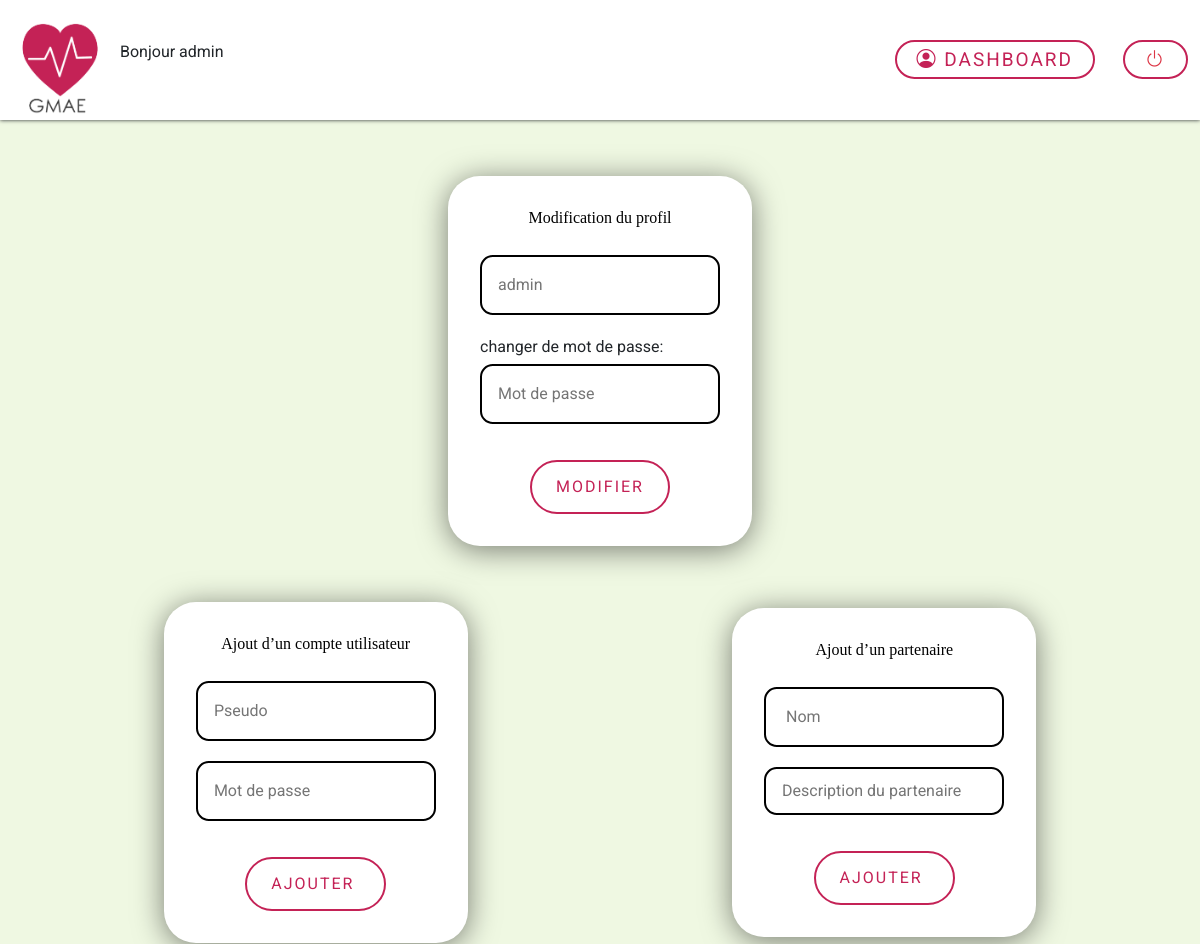
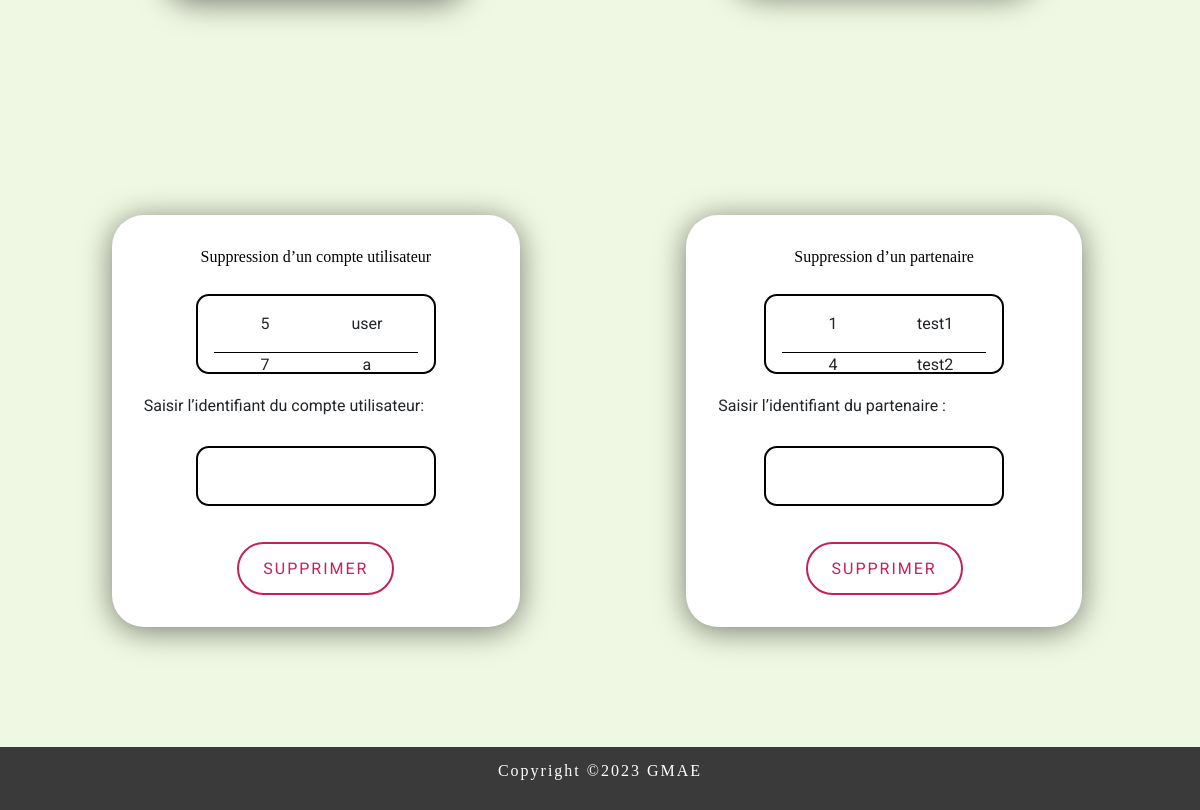
The app's page /view/admin.php (signed in) with its own data (2 pictures, top to bottom).
### tables this page shows
CREATE TABLE `users` (
  `id_user` int(11) NOT NULL,
  `nom` varchar(255) NOT NULL,
  `prenom` varchar(255) NOT NULL,
  `username` varchar(255) NOT NULL,
  `password` varchar(255) NOT NULL,
  `question` varchar(255) NOT NULL,
  `reponse` varchar(255) NOT NULL,
  `pre_connect` tinyint(1) NOT NULL DEFAULT 1
);

CREATE TABLE `assurance` (
  `id_assu` int(11) NOT NULL,
  `nom_assu` varchar(255) NOT NULL,
  `desc_assu` text NOT NULL
);

### view/admin.php (the view, shortened to what this page needs)
<?php
    require('../model/connect-bdd.php');
    $users = $bdd->query('SELECT * FROM users ORDER BY id_user ASC');
    $assurance = $bdd->query('SELECT * FROM assurance ORDER BY id_assu ASC');
?>
<!DOCTYPE html>
<html lang="en">
<head>
    <?php include('template/link_view.php'); ?>
</head>
<body class="bodyAdmin">
<?php require('template/header.php'); ?>
    <div class="bodyModification">
        <div class="adminInfo1">
            <section class="secModifier">
                <form action="../model/mod_admin.php" method="POST" class="form formModification adminModif" >
                    <h2 class="adminTitles">Modification du profil</h2>
                    <input type="text" class="input" placeholder="admin" name="name" required>
                    <div class="divPassModifier divModifier">
                        <label for="#" class="text-Modifier">changer de mot de passe:</label>
                        <input type="password" class="input" placeholder="Mot de passe" name="password" required>
                    </div>
                    <input type="submit" class="submit submitModifierAdmin" name="submitModifierAdmin" value="Modifier">
                </form>
            </section>
        </div>
        <div class="adminInfo2">
            <section class="secModifier">
                <form action="../model/creer_user.php" method="POST" class="form formModification adminModif">
                    <h2 class="adminTitles">Ajout d’un compte utilisateur</h2>
                    <input type="text" class="input" placeholder="Pseudo" name="username" required>
                    <input type="password" class="input" placeholder="Mot de passe" name="password" required>
                    <input type="submit" class="submit submitAjouterCréer" name="submitCréerCompte" value="Ajouter ">
                </form>
            </section>
            <section class="secModifier">
                <form action="../model/creer_assu.php" method="POST" class="form formModification adminModif">
                    <h2 class="adminTitles">
                        Ajout d’un partenaire
                    </h2>
                    <input type="text" class="input questionSecréte" placeholder=" Nom" name="nomPartenaire" value="">
                    <input type="text" class="input reponseSecrete" placeholder="Description du partenaire" name="ajouterPartenaire" required>
                    <input type="submit" class="submit submitAjouterCréer" name="submitAjouter" value="Ajouter ">
                </form>
            </section>
            <section class="secModifier">
                <form action="../model/sup_user.php" method="POST" class="form formModification adminModif">
                    <h2 class="adminTitles">
                        Suppression d’un compte utilisateur
                    </h2>
                    <div class="divPartenaireUtilisateur">
                        <?php while($a = $users->fetch()) { ?>
                                <div class="liste_users">
                                    <p><?= $a['id_user'] ?></p>
                                    <p><?= $a['username'] ?></p>
                                </div>
                        <?php } ?>
                    </div>
                    <label for="#" class="textSup1">Saisir l’identifiant du compte utilisateur:</label>
                    <input type="text" class="input" name="SupprimerUtilisateur" required>
                    <input type="submit" class="submit submitSupprimer" name="submitSupprimerUtilisateur" value="Supprimer">
                </form>
            </section>
            <section class="secModifier">
                <form action="../model/sup_assu.php" method="POST" class="form formModification adminModif">
                    <h2 class="adminTitles">
                        Suppression d’un partenaire
                    </h2>
                    <div class="divPartenaireModifier">
                        <?php while($b = $assurance->fetch()) { ?>
                                    <div class="liste_users">
                                        <p><?= $b['id_assu'] ?></p>
                                        <p><?= $b['nom_assu'] ?></p>
                                    </div>
                            <?php } ?>
                    </div>
                    <label for="#" class="textSup2">Saisir l’identifiant du partenaire :</label>
                    <input type="text" class="input" name="SupprimerPartenaire" required>
                    <input type="submit" class="submit submitSupprimer" name="submitSupprimerPartenaire" value="Supprimer">
                </form>
            </section>
        </div>
    </div>
        <?php
    require("template/footer.php");
        ?>
</body>
</html>

### public/css/stylee.css (style rules this page uses)
body { margin: 0; padding: 0; text-align: center; font-family: 'Roboto', sans-serif; background-color: #EFF8E2; }
h1 , h2 { color: #C42256; font-family: 'Libre Baskerville', serif; }
h2 { font-size: xx-large; }

### public/css/form.css (style rules this page uses)
.bodyAdmin { background: #EFF8E2; font-family: "Roboto", sans-serif; }
.bodyModification { display: flex; flex-direction: column; justify-content: center; align-items: center; margin: 0; padding: 0; font-family: "Roboto", sans-serif; }
.adminInfo2 { display: grid; grid-template-columns: 1fr 1fr; gap: 10rem; }
.adminTitles { color: black; font-size: 1rem; }
.secLogin, .secInscriription, .secModifier { display: flex; flex-direction: column; justify-content: center; align-items: center; padding-top: 7vh; }
.form { display: flex; flex-direction: column; align-items: center; justify-content: center; gap: 20px; padding: 4rem; padding-top: 1rem; border-radius: 2rem; background: rgba(255, 255, 255, 0.4); box-shadow: 0 4px 30px rgba(0, 0, 0, 0.5); backdrop-filter: blur(15.6px); -webkit-backdrop-filter: blur(15.6px); }
.formModification { padding: 2rem; background: #FFFFFF; }
.input { padding: 1rem; width: 20vw; border-radius: 0.8rem; border: 2px solid black; }
.reponseSecrete { height: 3rem; }
.divPassModifier { display: flex; flex-direction: column; justify-content: center; align-items: center; width: 100%; }
.text-Modifier { margin-right: auto; margin-bottom: 5px; }
.submit { margin-top: 2vh; padding: 0.8rem 1.5rem; border-radius: 2rem; text-transform: uppercase; letter-spacing: 2px; background-color: white; border: 2px solid #c42256; color: #c42256; }
.divPartenaireModifier, .divPartenaireUtilisateur { overflow-y: scroll; height: 5rem; width: 80%; border: 2px solid black; border-radius: 0.8rem; width: 20vw; padding: 1rem; }
.textSup1 { margin-right:4rem; }
.textSup2 { margin-right:6.5rem; }
.liste_users { display: flex; border-bottom: solid 1px black; width: 100%; }
.liste_users > p { display: flex; justify-content: center; align-items: center; text-decoration: none; width: 50%; }

### records on screen
users: id_user "5", username "user"
users: id_user "7", username "a"
assurance: id_assu "1", nom_assu "test1"
assurance: id_assu "4", nom_assu "test2"

### other values on screen
$_SESSION['admin']['username'] "admin"
